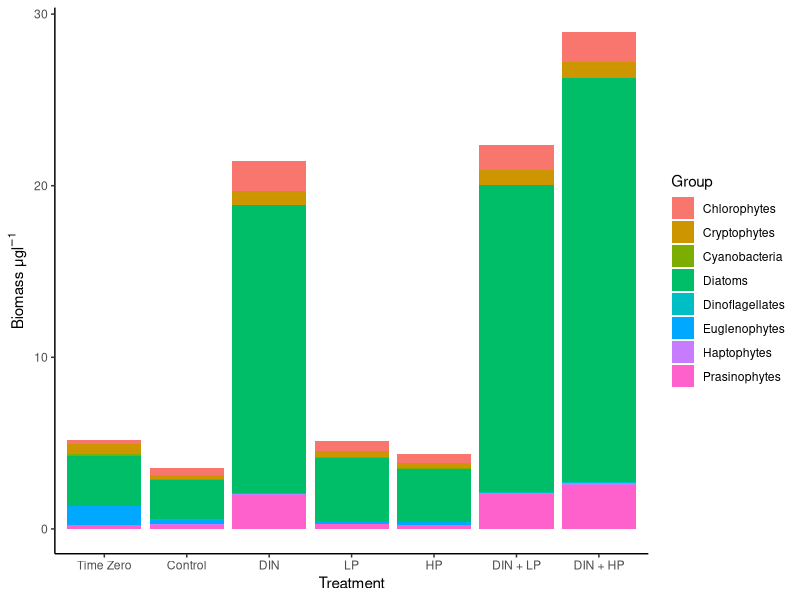
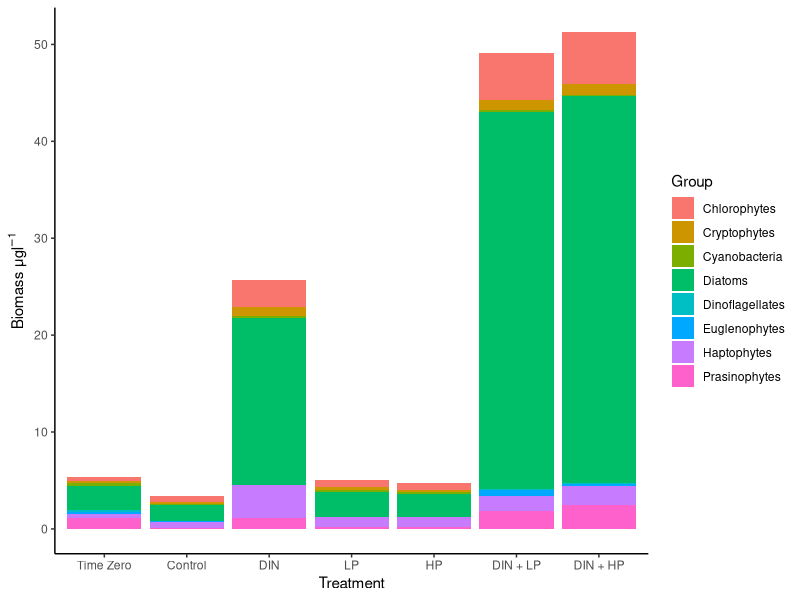
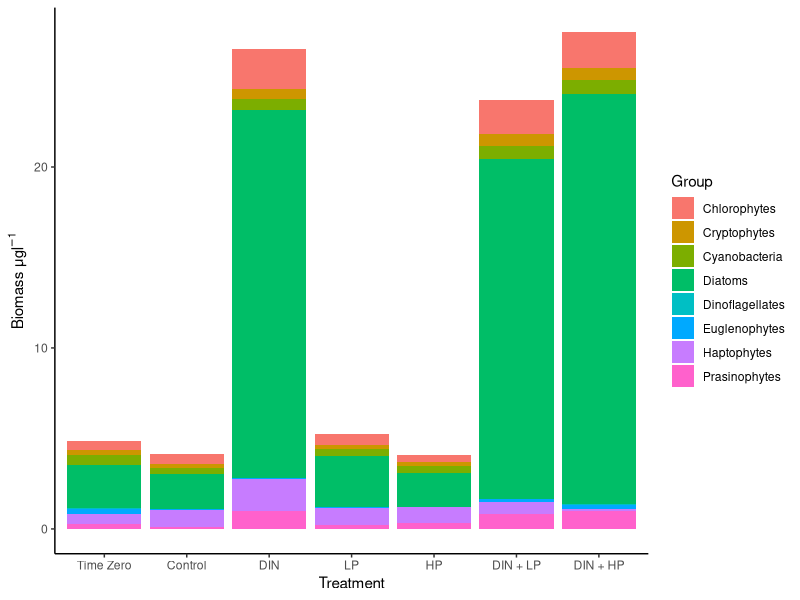
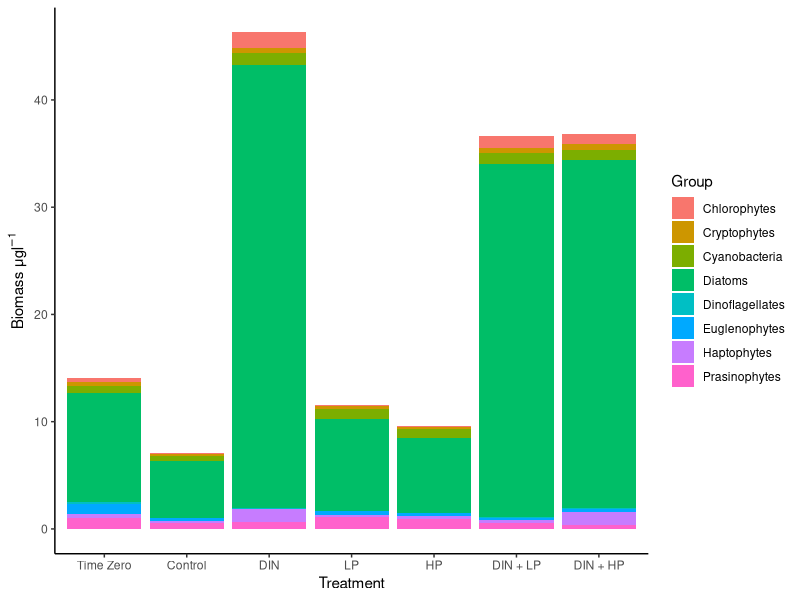
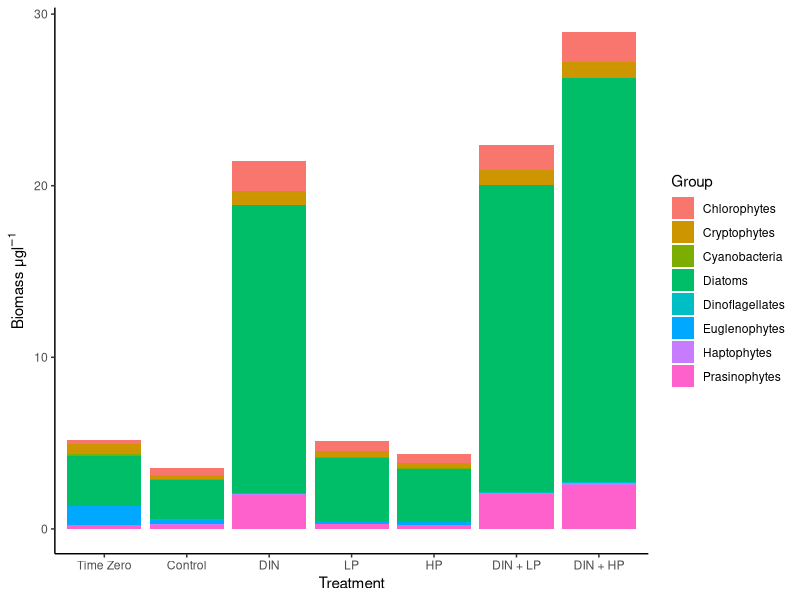
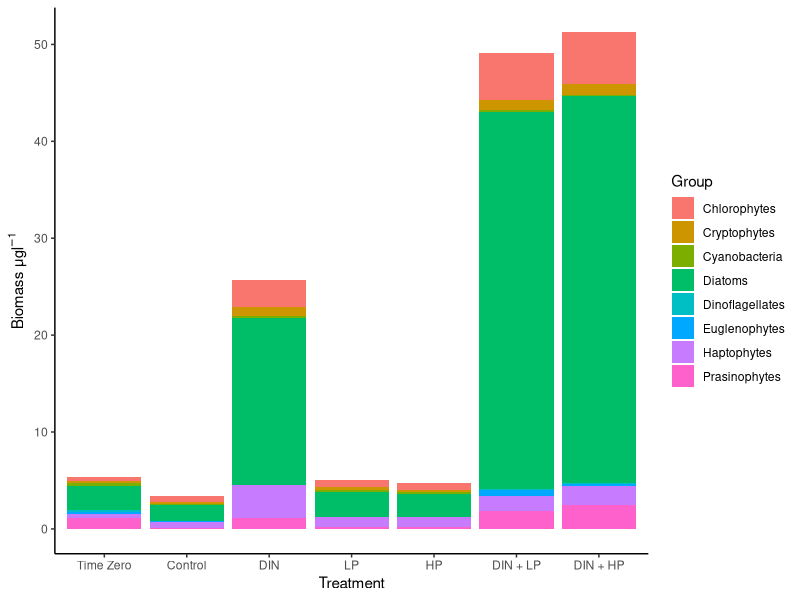
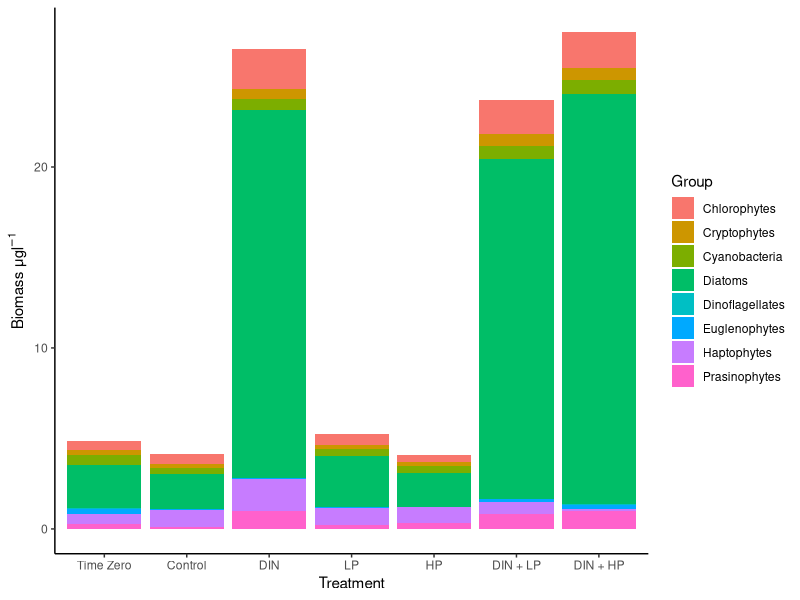
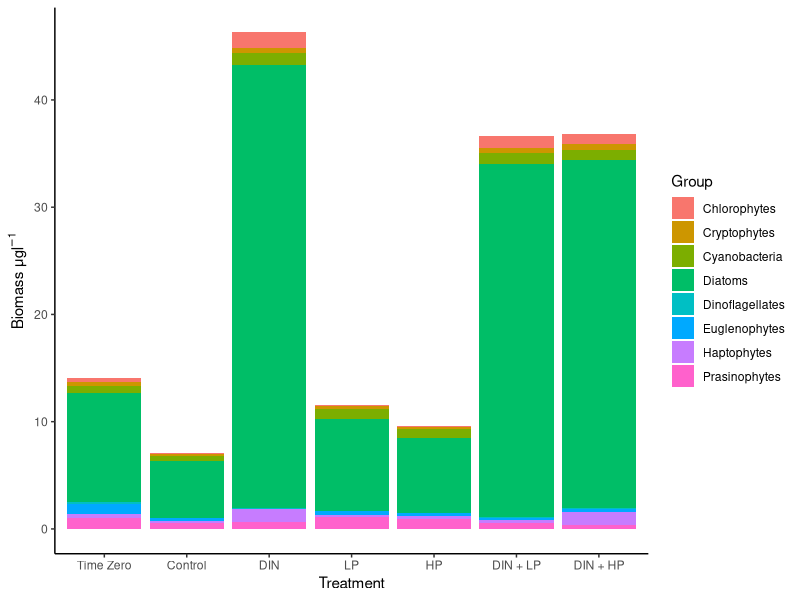

These figures' R source, in order:
#2023-11-14
#Stacked barplots using chemtax data

library(tidyverse)
library(dplyr)
library(lubridate)
library(readxl)
library(ggplot2)
library(car)
library(rstatix)

#########################Bioassay 1

#import data

bioassay_1 = read_excel("data/Chemtax_data.xlsx", sheet = "Bioassay_1_conc_avg")

summary(bioassay_1)
glimpse(bioassay_1)

#figure

Bioassay_1_community_plot = ggplot(bioassay_1, aes(fill=Group, 
                                                   y=Concentration, 
                                                   x = fct_relevel(Treatment, "T0", "Control", "DIN", "LP", "HP", "DIN_LP", "DIN_HP"))) + 
  geom_bar(position="stack", stat="identity") + 
  ylab(expression(paste("Biomass \u03BCg", l^-1))) + 
  xlab("Treatment") + 
  labs(fill ='Group') +
  scale_x_discrete(labels= c("T0" = "Time Zero", "Control" = "Control", "DIN" = "DIN", "LP" = "LP", "HP" = "HP", "DIN_LP" = "DIN + LP", "DIN_HP" = "DIN + HP")) +
  theme_classic()
Bioassay_1_community_plot
ggsave(Bioassay_1_community_plot, filename = "figures/Bioassay_1_community_plot.png",
       device = "png", height = 7, width = 11)


#########################Bioassay 2

#import data

bioassay_2 = read_excel("data/Chemtax_data.xlsx", sheet = "Bioassay_2_conc_avg")

summary(bioassay_2)
glimpse(bioassay_2)

#figure

Bioassay_2_community_plot = ggplot(bioassay_2, aes(fill=Group, 
                                                   y=Concentration, 
                                                   x = fct_relevel(Treatment, "T0", "Control", "DIN", "LP", "HP", "DIN_LP", "DIN_HP"))) + 
  geom_bar(position="stack", stat="identity") + 
  ylab(expression(paste("Biomass \u03BCg", l^-1))) + 
  xlab("Treatment") + 
  labs(fill ='Group') +
  scale_x_discrete(labels= c("T0" = "Time Zero", "Control" = "Control", "DIN" = "DIN", "LP" = "LP", "HP" = "HP", "DIN_LP" = "DIN + LP", "DIN_HP" = "DIN + HP")) +
  theme_classic()
Bioassay_2_community_plot
ggsave(Bioassay_2_community_plot, filename = "figures/Bioassay_2_community_plot.png",
       device = "png", height = 7, width = 11)

#########################Bioassay 3

#import data

bioassay_3 = read_excel("data/Chemtax_data.xlsx", sheet = "Bioassay_3_conc_avg")

summary(bioassay_3)
glimpse(bioassay_3)

#figure

Bioassay_3_community_plot = ggplot(bioassay_3, aes(fill=Group, 
                                                   y=Concentration, 
                                                   x = fct_relevel(Treatment, "T0", "Control", "DIN", "LP", "HP", "DIN_LP", "DIN_HP"))) + 
  geom_bar(position="stack", stat="identity") + 
  ylab(expression(paste("Biomass \u03BCg", l^-1))) + 
  xlab("Treatment") + 
  labs(fill ='Group') +
  scale_x_discrete(labels= c("T0" = "Time Zero", "Control" = "Control", "DIN" = "DIN", "LP" = "LP", "HP" = "HP", "DIN_LP" = "DIN + LP", "DIN_HP" = "DIN + HP")) +
  theme_classic()
Bioassay_3_community_plot
ggsave(Bioassay_3_community_plot, filename = "figures/Bioassay_3_community_plot.png",
       device = "png", height = 7, width = 11)

#########################Bioassay 4

#import data

bioassay_4 = read_excel("data/Chemtax_data.xlsx", sheet = "Bioassay_4_conc_avg")

summary(bioassay_4)
glimpse(bioassay_4)

#figure

Bioassay_4_community_plot = ggplot(bioassay_4, aes(fill=Group, 
                                                   y=Concentration, 
                                                   x = fct_relevel(Treatment, "T0", "Control", "DIN", "LP", "HP", "DIN_LP", "DIN_HP"))) + 
  geom_bar(position="stack", stat="identity") + 
  ylab(expression(paste("Biomass \u03BCg", l^-1))) + 
  xlab("Treatment") + 
  labs(fill ='Group') +
  scale_x_discrete(labels= c("T0" = "Time Zero", "Control" = "Control", "DIN" = "DIN", "LP" = "LP", "HP" = "HP", "DIN_LP" = "DIN + LP", "DIN_HP" = "DIN + HP")) +
  theme_classic()
Bioassay_4_community_plot
ggsave(Bioassay_4_community_plot, filename = "figures/Bioassay_4_community_plot.png",
       device = "png", height = 7, width = 11)


